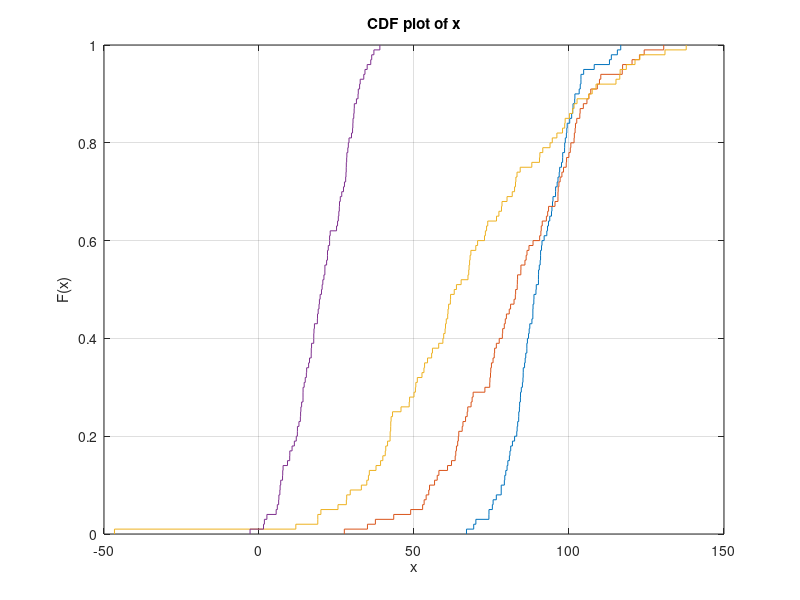

Here is the MATLAB script that generated this plot:

mu = 90;

stev = 10;

n = 100;

d = [];

for w=1:n
    d = [d, normrnd(mu,stev)];
end

mu = 80;

stev = 20;

n = 100;

d2 = [];

for w=1:n
    d2 = [d2, normrnd(mu,stev)];
end

mu = 70;

stev = 30;

n = 100;

d3 = [];

for w=1:n
    d3 = [d3, normrnd(mu,stev)];
end

mu = 20;

stev = 10;

n = 100;

d4 = [];

for w=1:n
    d4 = [d4, normrnd(mu,stev)];
end


figure;
cdfplot(d);
hold on;
cdfplot(d2);
hold on;
cdfplot(d3);
hold on;
cdfplot(d4);
